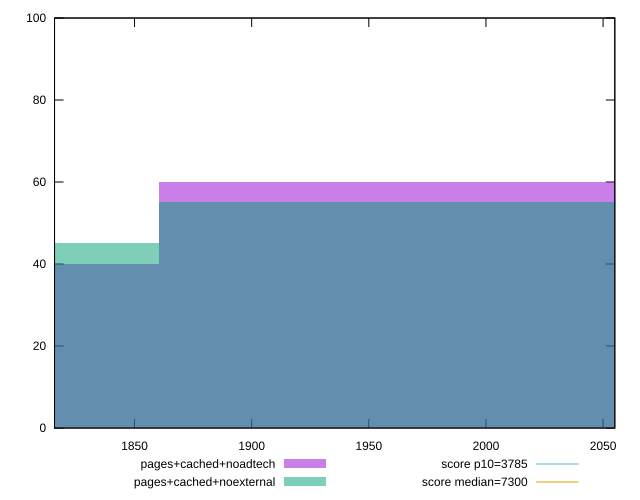

Generate this figure with gnuplot:
reset

$pagesCachedNoadtech <<EOF
1984.2891363915637 60
1736.2529943426182 40
EOF

$pagesCachedNoexternal <<EOF
1736.2529943426182 45
1984.2891363915637 55
EOF

set key outside below
set boxwidth 248.03614204894546
set xrange [1815.857:2055.00835]
set yrange [0:100]
set trange [0:100]
set style fill transparent solid 0.5 noborder

set parametric
set terminal svg size 640, 500 enhanced background rgb 'white'
set output "report_00008_2021-01-22T20:58:29.167/interactive/comparison/histogram/4_vs_5.svg"

plot $pagesCachedNoadtech title "pages+cached+noadtech" with boxes, \
     $pagesCachedNoexternal title "pages+cached+noexternal" with boxes, \
     3785,t title "score p10=3785", \
     7300,t title "score median=7300"

reset
